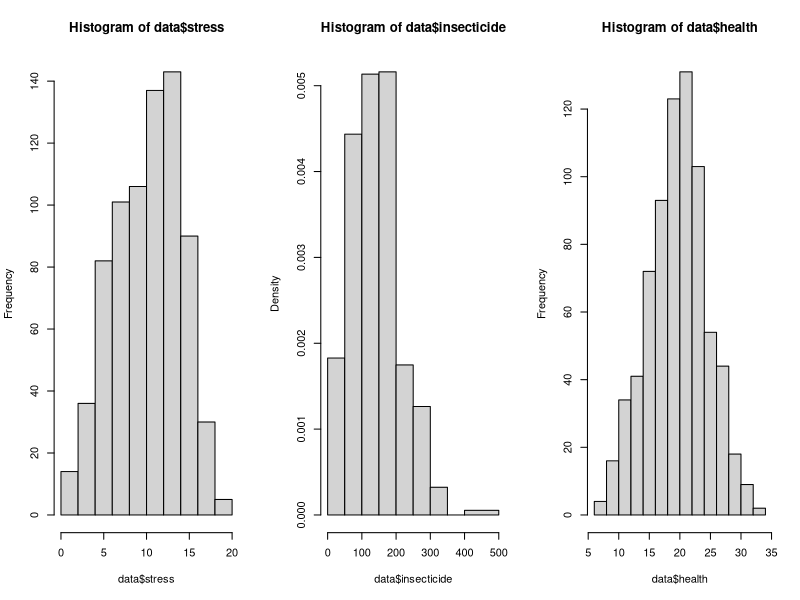
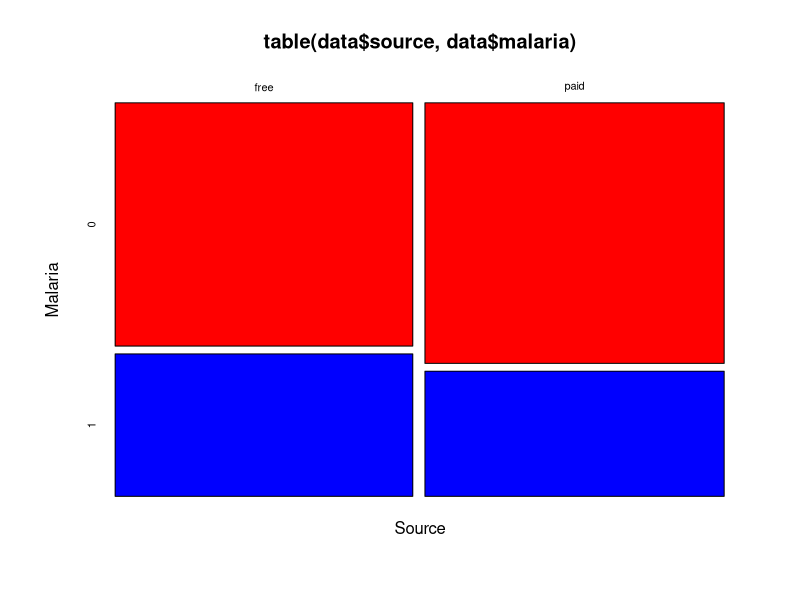
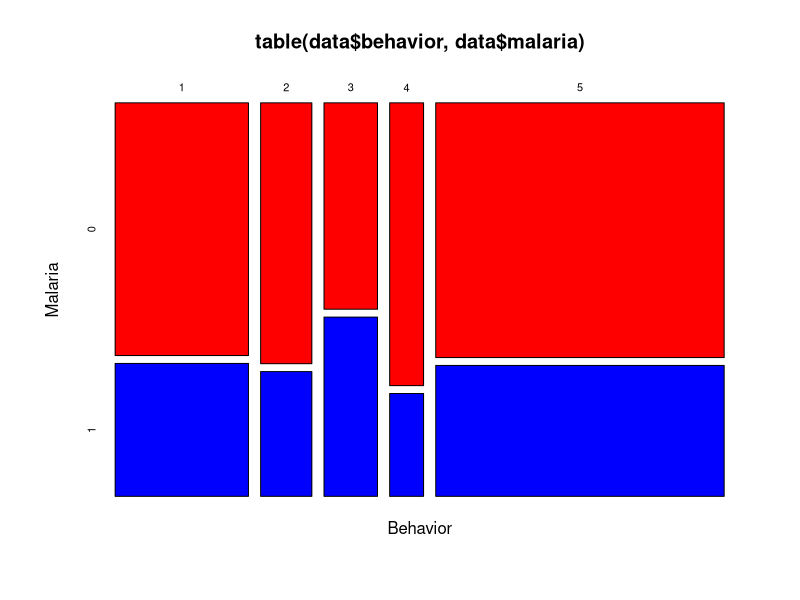
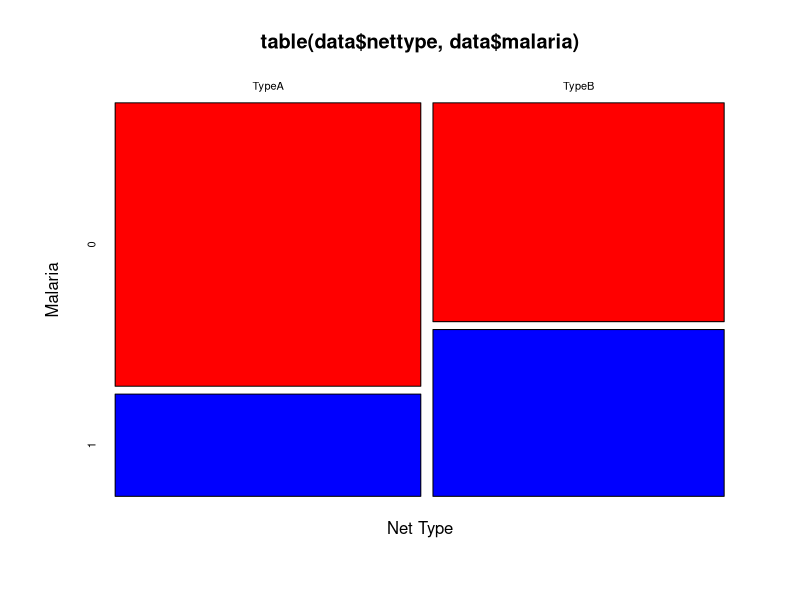
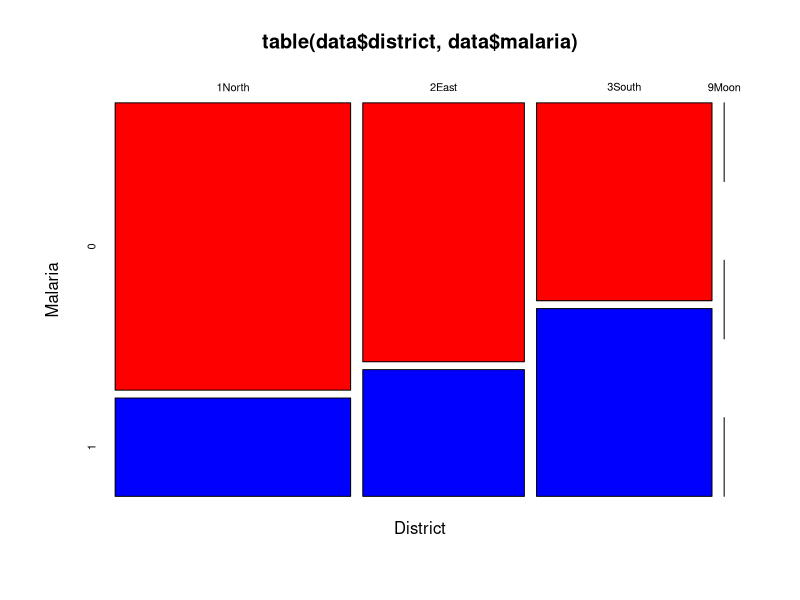
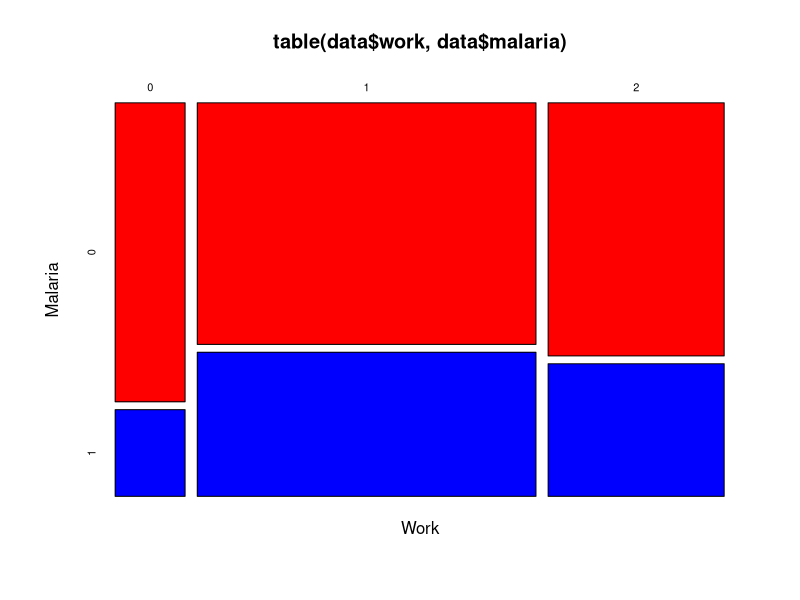

Recreate these plots in R, in order.
# import data
fdata = read.csv("malaria.csv")
head(fdata)

# remove Nid column
data = fdata[,-1]
head(data)

# check for null values
sum(is.na(data))

# change categorical variables using factor
data$source = factor(data$source)
data$behavior = factor(data$behavior)
data$nettype = factor(data$nettype)
data$district = factor(data$district)
data$work = factor(data$work)

# characteristics of subjects
table(data$source)
table(data$behavior)
table(data$nettype)
table(data$district)
table(data$work)

# remove outlier
data = data[(data$insecticide != 128765),]
data = data[(data$health != 37),]
data = data[(data$district != "9Moon"),]
data = data[(data$stress>0),]
data = data[(data$health != 37),]

# histograms
par(mfrow = c(1, 3))
hist(data$stress)
hist(data$insecticide, breaks = c(seq(0,400, by=50), 500))
hist(data$health)
par(mfrow = c(1, 1))

# plot of contingency table
mosaicplot(table(data$source, data$malaria),
           color = c("Red", "Blue"),
           xlab="Source",
           ylab="Malaria")

mosaicplot(table(data$behavior, data$malaria),
           color = c("Red", "Blue"),
           xlab="Behavior",
           ylab="Malaria")

mosaicplot(table(data$nettype, data$malaria),
           color = c("Red", "Blue"),
           xlab="Net Type",
           ylab="Malaria")

mosaicplot(table(data$district, data$malaria),
           color = c("Red", "Blue"),
           xlab="District",
           ylab="Malaria")

mosaicplot(table(data$work, data$malaria),
           color = c("Red", "Blue"),
           xlab="Work",
           ylab="Malaria")
